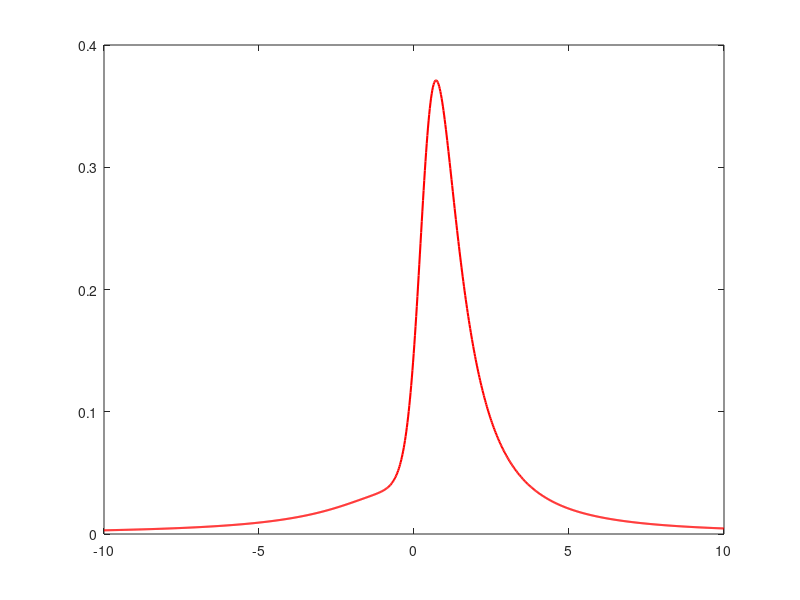

MATLAB code for this plot: (Note: this script raises an error after producing the figure.)
% define parameters
a = 1.5;
b = 1;

% define the PDF f_T for Hake ratio for specific parameters
f_k = @(t) exp(-(a^2 + b^2)/2) / (pi * (1 + t.^2));
q = @(t) (b + a * t) / sqrt(1 + t.^2);

% analytic version of PDF for f_T
fT = @(t) f_k(t) .* (1 + q(t) .* exp(1/2 * q(t).^2) .* ...
    arrayfun(@(q_val) integral(@(x) exp(-1/2 * x.^2), 0, q_val), q(t)));

% values of the function f_T for plot
t_values = linspace(-10, 10, 1000); % Define range for t
fT_values = arrayfun(fT, t_values);

% plot analytic function
figure;
plot(t_values, fT_values, 'r', 'LineWidth', 1.5);
xlim([xMin(1) xMax(1)]) % plot in 3 sigma range
xlabel('t');
ylabel('f_T(t)');
title('Plot of analytic PDF f_T');
grid on;
legend('analytic f_T(t)');
